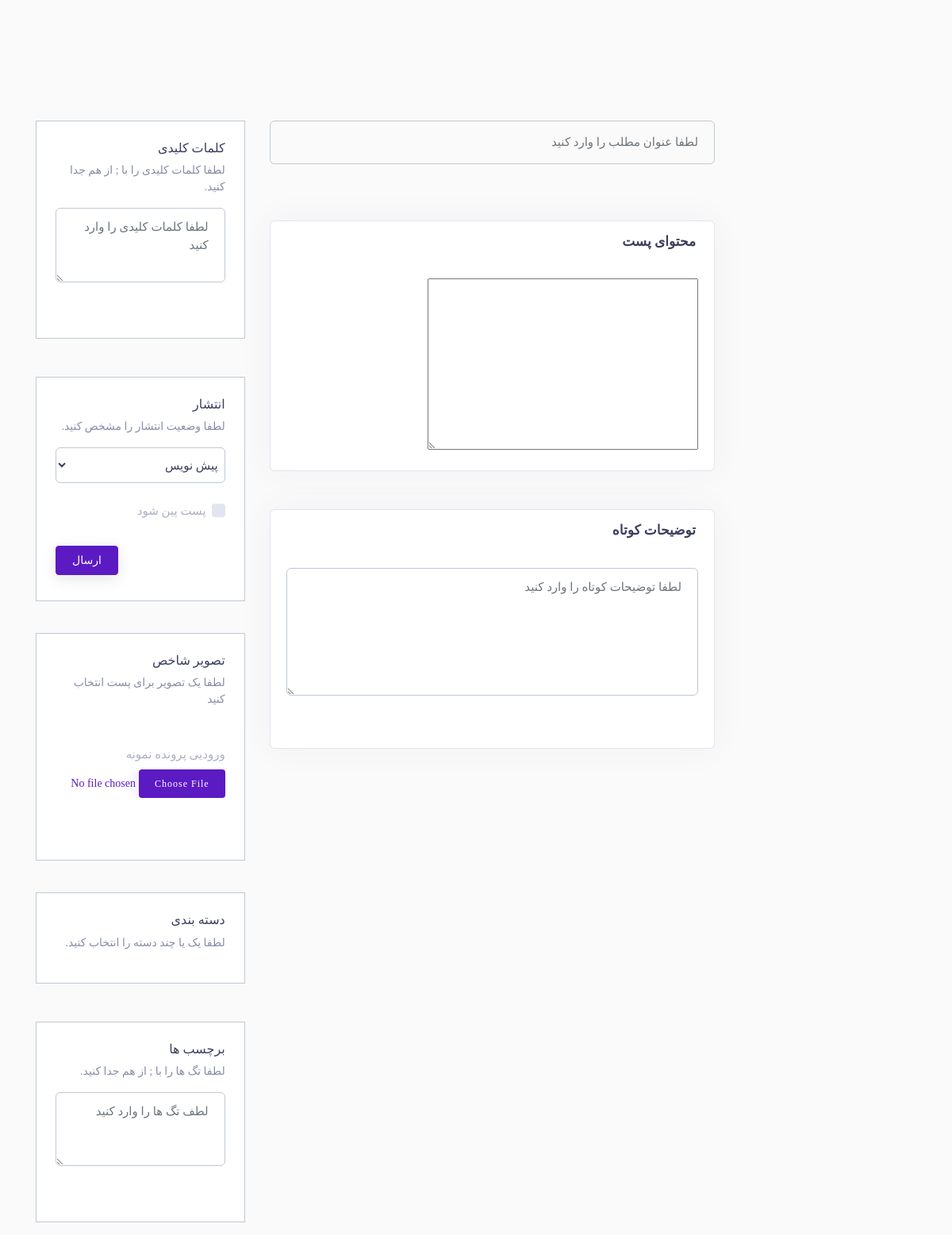
Page /dashbaord/article/add on the earlier database version.
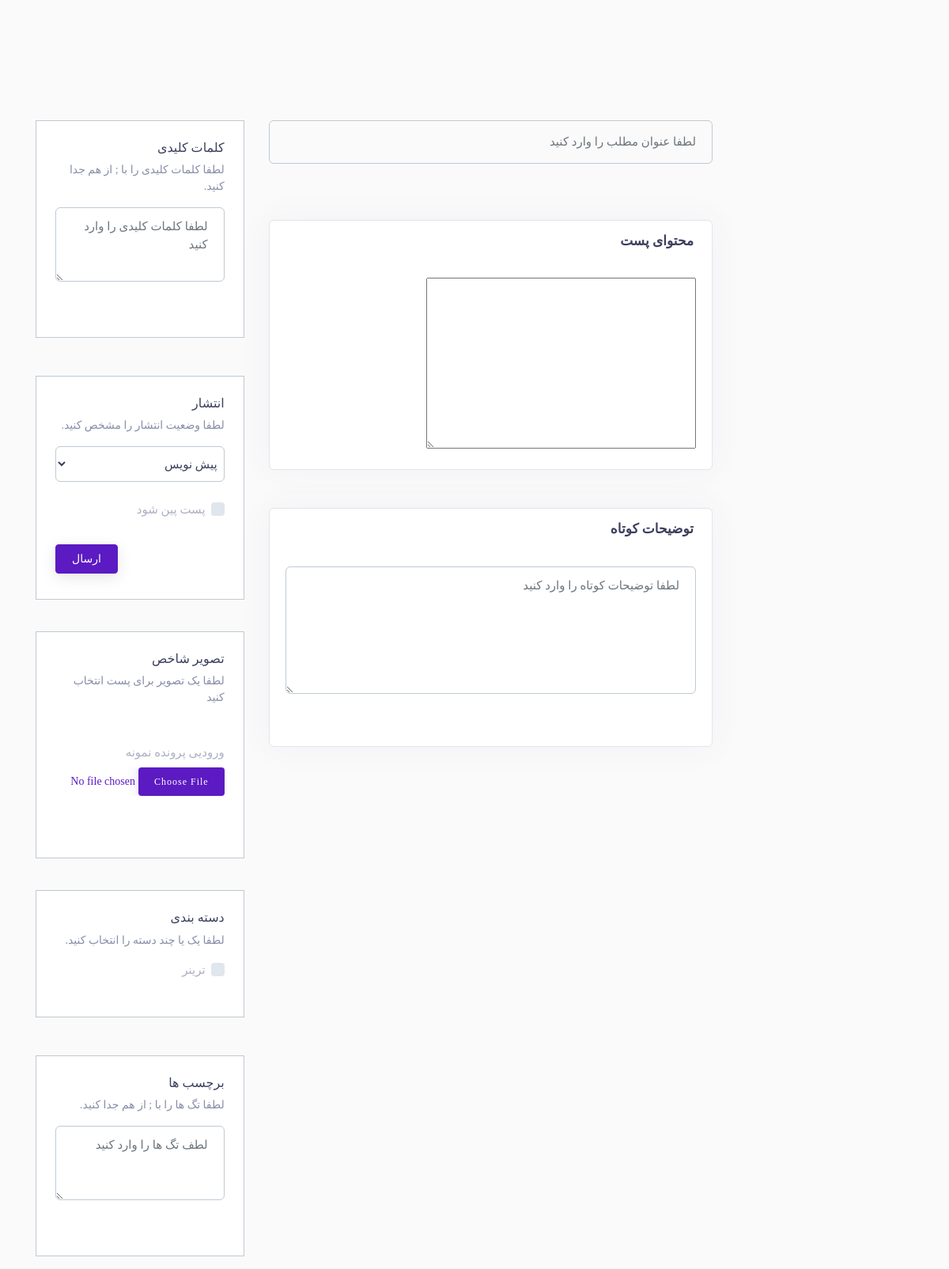
Same page on the later database version.
### Post/models.py (models this page shows)
class ArticleCategories(models.Model):
    title = models.CharField(max_length=50, verbose_name="عنوان دسته")
    url = models.TextField(unique=True, verbose_name="آدرس دسته بندی")
    def __str__(self):
        return self.title

### Post/views.py (the view, shortened to what this page needs)
# urls.py: path('article/add', views.PostAdd.as_view(), name="post_add_admin"),
class PostAdd(FormView):
    template_name = 'Post/addPost.html'
    form_class = AddArticleForm
    success_url = reverse_lazy('post_admin')

### Post/templates/Post/addPost.html (shortened to what the changed rows need)
{% extends 'shared/base.html' %}
{% load static %}
{% load poll_extras %}
{% block header_reference %}
<link rel="stylesheet" type="text/css" href="{% static 'admin_panel/assets/css/forms/theme-checkbox-radio.css' %}">
    <link href="{% static 'admin_panel/assets/css/tables/table-basic.css' %}" rel="stylesheet" type="text/css">
{% endblock %}
    {% block content %}
<form action="{% url 'post_add_admin' %}" method="post" enctype="multipart/form-data"  class="row layout-top-spacing mx-4 flex align-items-start ">
        <div class="col-lg-4">
            <div class="row ">
                <div class="col-lg-12 mx-auto mt-2 p-3 px-2 ">
                    <div class=" bg-white p-4  " style="border:1px solid #bfc9d4">
                        <div class="widget-header">
                            <div class="row">
                                <div id="flFormsGrid" class="col-lg-12 ">
                                    <div class="   box-shadow">
                                        <div class="widget-header">
                                            <div class="row">
                                                <div class="col-xl-12 col-md-12 col-sm-12 col-12">
                                           <div class="form-group mt-3">
{% for choice_id, choice_label in form.categories.field.choices  %}
    <div class="n-chk">
     <label class="new-control new-checkbox new-checkbox-text checkbox-primary">
      <span class="new-control-indicator"></span><span class="new-chk-content">{{ choice_label }}</span>
    </label>
</div>
   {% endfor %}
                                                    </div>
                                                </div>
                                            </div>
                                        </div>
                                    </div>
                                </div>
                            </div>
                        </div>
                    </div>
                </div>
            </div>
        </div>
 </form>
    {% endblock %}

Differences in the rows shown:
added ArticleCategories: choices "ترینر"
